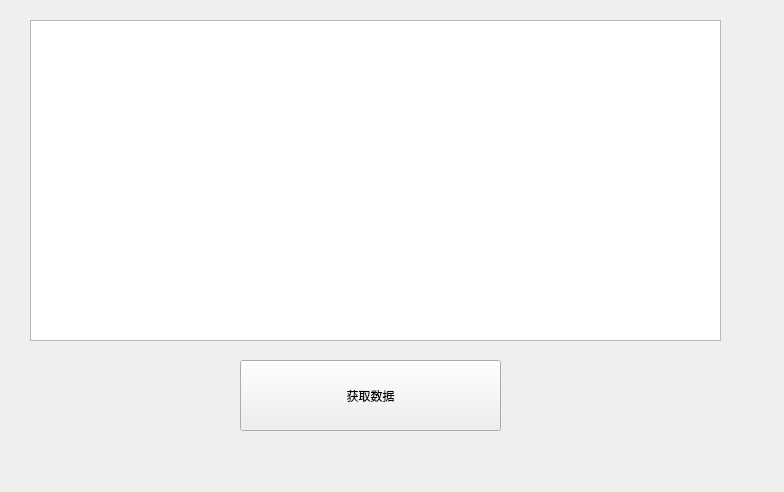
<?xml version="1.0" encoding="UTF-8"?>
<ui version="4.0">
 <class>SR04_Dht11</class>
 <widget class="QWidget" name="SR04_Dht11">
  <property name="geometry">
   <rect>
    <x>0</x>
    <y>0</y>
    <width>784</width>
    <height>492</height>
   </rect>
  </property>
  <property name="windowTitle">
   <string>SR04_Dht11</string>
  </property>
  <widget class="QPushButton" name="GetDataBuButton">
   <property name="geometry">
    <rect>
     <x>240</x>
     <y>360</y>
     <width>261</width>
     <height>71</height>
    </rect>
   </property>
   <property name="text">
    <string>获取数据</string>
   </property>
  </widget>
  <widget class="QTableView" name="tableView">
   <property name="geometry">
    <rect>
     <x>30</x>
     <y>20</y>
     <width>691</width>
     <height>321</height>
    </rect>
   </property>
  </widget>
 </widget>
 <layoutdefault spacing="6" margin="11"/>
 <resources/>
 <connections/>
</ui>
